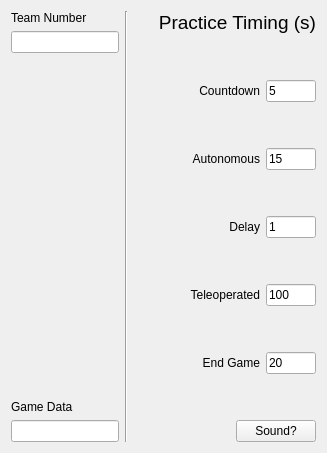
      <widget class="QWidget" name="setupTab">
       <attribute name="title">
        <string/>
       </attribute>
       <attribute name="toolTip">
        <string>Setup</string>
       </attribute>
       <layout class="QHBoxLayout" name="horizontalLayout_20">
        <item>
         <layout class="QVBoxLayout" name="verticalLayout_2">
          <item>
           <widget class="QLabel" name="teamNumberConfigTitle">
            <property name="text">
             <string>Team Number</string>
            </property>
           </widget>
          </item>
          <item>
           <widget class="QLineEdit" name="teamNumberInput"/>
          </item>
          <item>
           <spacer name="verticalSpacer_7">
            <property name="orientation">
             <enum>Qt::Vertical</enum>
            </property>
            <property name="sizeHint" stdset="0">
             <size>
              <width>20</width>
              <height>40</height>
             </size>
            </property>
           </spacer>
          </item>
          <item>
           <widget class="QLabel" name="gameDataTitle">
            <property name="text">
             <string>Game Data</string>
            </property>
           </widget>
          </item>
          <item>
           <widget class="QLineEdit" name="gameDataInput"/>
          </item>
         </layout>
        </item>
        <item>
         <widget class="Line" name="line_3">
          <property name="orientation">
           <enum>Qt::Vertical</enum>
          </property>
         </widget>
        </item>
        <item>
         <layout class="QGridLayout" name="practiceModeTimingFrame" rowstretch="0,0,0,0,0,0,0,0,0,0,0,0,0" columnstretch="1,0,0">
          <item row="1" column="0">
           <spacer name="verticalSpacer">
            <property name="orientation">
             <enum>Qt::Vertical</enum>
            </property>
            <property name="sizeHint" stdset="0">
             <size>
              <width>20</width>
              <height>40</height>
             </size>
            </property>
           </spacer>
          </item>
          <item row="3" column="0">
           <spacer name="verticalSpacer_2">
            <property name="orientation">
             <enum>Qt::Vertical</enum>
            </property>
            <property name="sizeHint" stdset="0">
             <size>
              <width>20</width>
              <height>40</height>
             </size>
            </property>
           </spacer>
          </item>
          <item row="4" column="2">
           <widget class="QLineEdit" name="autonomousTimingInput">
            <property name="maximumSize">
             <size>
              <width>50</width>
              <height>16777215</height>
             </size>
            </property>
            <property name="text">
             <string>15</string>
            </property>
           </widget>
          </item>
          <item row="0" column="0" colspan="3">
           <widget class="QLabel" name="practiceTimingFormTitle">
            <property name="font">
             <font>
              <pointsize>14</pointsize>
             </font>
            </property>
            <property name="text">
             <string>Practice Timing (s)</string>
            </property>
            <property name="alignment">
             <set>Qt::AlignRight|Qt::AlignTrailing|Qt::AlignVCenter</set>
            </property>
           </widget>
          </item>
          <item row="6" column="2">
           <widget class="QLineEdit" name="delayTimingInput">
            <property name="maximumSize">
             <size>
              <width>50</width>
              <height>16777215</height>
             </size>
            </property>
            <property name="text">
             <string>1</string>
            </property>
           </widget>
          </item>
          <item row="10" column="2">
           <widget class="QLineEdit" name="endgameTimingInput">
            <property name="maximumSize">
             <size>
              <width>50</width>
              <height>16777215</height>
             </size>
            </property>
            <property name="text">
             <string>20</string>
            </property>
           </widget>
          </item>
          <item row="2" column="2">
           <widget class="QLineEdit" name="countdownTimingInput">
            <property name="maximumSize">
             <size>
              <width>50</width>
              <height>16777215</height>
             </size>
            </property>
            <property name="text">
             <string>5</string>
            </property>
           </widget>
          </item>
          <item row="8" column="2">
           <widget class="QLineEdit" name="teleoperatedTimingInput">
            <property name="maximumSize">
             <size>
              <width>50</width>
              <height>16777215</height>
             </size>
            </property>
            <property name="text">
             <string>100</string>
            </property>
           </widget>
          </item>
          <item row="7" column="0">
           <spacer name="verticalSpacer_4">
            <property name="orientation">
             <enum>Qt::Vertical</enum>
            </property>
            <property name="sizeHint" stdset="0">
             <size>
              <width>20</width>
              <height>40</height>
             </size>
            </property>
           </spacer>
          </item>
          <item row="9" column="0">
           <spacer name="verticalSpacer_5">
            <property name="orientation">
             <enum>Qt::Vertical</enum>
            </property>
            <property name="sizeHint" stdset="0">
             <size>
              <width>20</width>
              <height>40</height>
             </size>
            </property>
           </spacer>
          </item>
          <item row="5" column="0">
           <spacer name="verticalSpacer_3">
            <property name="orientation">
             <enum>Qt::Vertical</enum>
            </property>
            <property name="sizeHint" stdset="0">
             <size>
              <width>20</width>
              <height>40</height>
             </size>
            </property>
           </spacer>
          </item>
          <item row="11" column="0">
           <spacer name="verticalSpacer_6">
            <property name="orientation">
             <enum>Qt::Vertical</enum>
            </property>
            <property name="sizeHint" stdset="0">
             <size>
              <width>20</width>
              <height>40</height>
             </size>
            </property>
           </spacer>
          </item>
          <item row="12" column="1" colspan="2">
           <widget class="QPushButton" name="enableSoundButton">
            <property name="text">
             <string>Sound?</string>
            </property>
            <property name="checkable">
             <bool>true</bool>
            </property>
           </widget>
          </item>
          <item row="10" column="0" colspan="2">
           <widget class="QLabel" name="endgameTimingTitle">
            <property name="text">
             <string>End Game</string>
            </property>
            <property name="alignment">
             <set>Qt::AlignRight|Qt::AlignTrailing|Qt::AlignVCenter</set>
            </property>
           </widget>
          </item>
          <item row="8" column="0" colspan="2">
           <widget class="QLabel" name="teleoperatedTimingTitle">
            <property name="text">
             <string>Teleoperated</string>
            </property>
            <property name="alignment">
             <set>Qt::AlignRight|Qt::AlignTrailing|Qt::AlignVCenter</set>
            </property>
           </widget>
          </item>
          <item row="6" column="0" colspan="2">
           <widget class="QLabel" name="delayTimingTitle">
            <property name="text">
             <string>Delay</string>
            </property>
            <property name="alignment">
             <set>Qt::AlignRight|Qt::AlignTrailing|Qt::AlignVCenter</set>
            </property>
           </widget>
          </item>
          <item row="4" column="0" colspan="2">
           <widget class="QLabel" name="autonomousTimingTitle">
            <property name="text">
             <string>Autonomous</string>
            </property>
            <property name="alignment">
             <set>Qt::AlignRight|Qt::AlignTrailing|Qt::AlignVCenter</set>
            </property>
           </widget>
          </item>
          <item row="2" column="0" colspan="2">
           <widget class="QLabel" name="countdownTimingTitle">
            <property name="text">
             <string>Countdown</string>
            </property>
            <property name="alignment">
             <set>Qt::AlignRight|Qt::AlignTrailing|Qt::AlignVCenter</set>
            </property>
           </widget>
          </item>
         </layout>
        </item>
       </layout>
      </widget>
